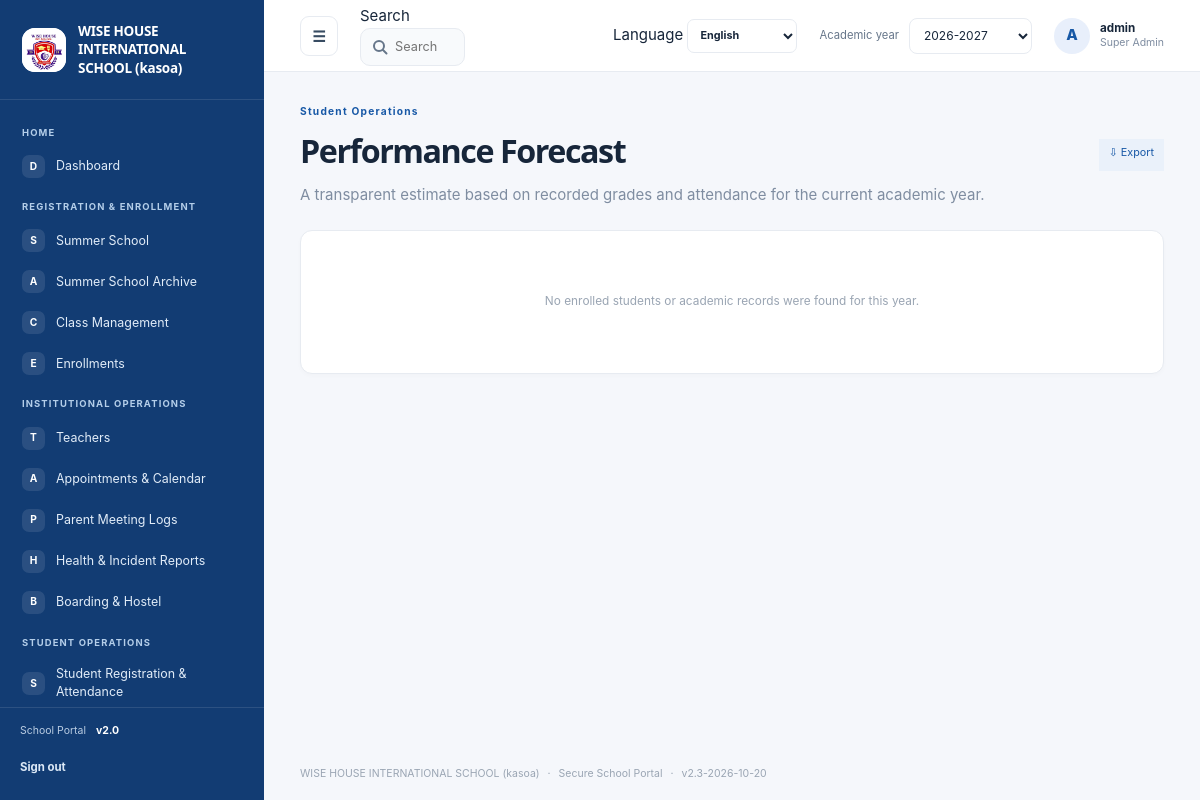
/predica (signed in), run on the app's committed database.
### tables this page shows
CREATE TABLE settings (
    key TEXT PRIMARY KEY,
    value TEXT NOT NULL
);

CREATE TABLE navigation_items (
    id INTEGER PRIMARY KEY AUTOINCREMENT,
    category TEXT NOT NULL,
    title TEXT NOT NULL,
    icon TEXT NOT NULL DEFAULT 'circle',
    url_endpoint TEXT NOT NULL,
    route_arg TEXT NOT NULL DEFAULT '',
    is_active INTEGER NOT NULL DEFAULT 1 CHECK (is_active IN (0, 1)),
    display_order INTEGER NOT NULL DEFAULT 0
);

CREATE TABLE users (
    id INTEGER PRIMARY KEY AUTOINCREMENT,
    username TEXT NOT NULL UNIQUE,
    password_hash TEXT NOT NULL,
    role TEXT NOT NULL DEFAULT 'manager'
      CHECK (role IN (
        'super_admin', 'admin', 'manager', 'teacher', 'student', 'parent',
        'health_officer', 'boarding_master'
      )),
    email TEXT UNIQUE,
    teacher_id INTEGER REFERENCES teachers(id) ON DELETE CASCADE,
    student_id INTEGER REFERENCES students(id) ON DELETE CASCADE,
    is_active INTEGER NOT NULL DEFAULT 1 CHECK (is_active IN (0, 1))
);

### school_system/views.py (the view)
@bp.get("/predica")
@roles_required(*STAFF_ROLES)
def predica():
    _require_module("predica")
    return render_template(
        "predica.html", predictions=_build_predictions(get_db(), _current_user())
    )

### school_system/auth.py (called while the page is built)
@bp.before_app_request
def load_logged_in_user():
    user_id = session.get("user_id")
    if user_id is None:
        session.pop("username", None)
        session.pop("role", None)
        return
    user = get_db().execute(
        "SELECT id, username, role, is_active FROM users WHERE id = ?", (user_id,)
    ).fetchone()
    if user is None or not user["is_active"]:
        session.clear()
    else:
        session["username"] = user["username"]
        session["role"] = user["role"]

def login_required(view):
    @functools.wraps(view)
    def wrapped_view(**kwargs):
        if session.get("user_id") is None:
            return redirect(url_for("auth.login"))
        return view(**kwargs)
    return wrapped_view

def roles_required(*roles):
    def decorator(view):
        @functools.wraps(view)
        @login_required
        def wrapped_view(**kwargs):
            if session.get("role") not in roles:
                abort(403)
            return view(**kwargs)
        return wrapped_view
    return decorator

### school_system/db.py (called while the page is built)
def get_db():
    if "db" not in g:
        g.db = sqlite3.connect(current_app.config["DATABASE"])
        g.db.row_factory = sqlite3.Row
        g.db.execute("PRAGMA foreign_keys = ON")
    return g.db

### school_system/views.py (called while the page is built, shortened)
@bp.app_template_filter("translate")
def translate(text, language="en"):
    if language == "en" or not isinstance(text, str):
        return text

def _module_states(db=None):
    db = db or get_db()
    settings = {
        row["key"]: row["value"]
        for row in db.execute(
            "SELECT key,value FROM settings WHERE key LIKE 'module_%'"
        ).fetchall()
    }
    return {
        name: settings.get("module_" + name, "1" if enabled else "0") == "1"
        for name, enabled in MODULE_DEFAULTS.items()
    }

def _require_module(name):
    if not _module_states().get(name, False):
        abort(404)

def _current_user():
    return get_db().execute(
        "SELECT u.*, t.name AS teacher_name, t.profile_picture AS teacher_picture, "
        "s.name AS student_name, s.profile_picture AS student_picture "
        "FROM users u LEFT JOIN teachers t ON t.id=u.teacher_id "
        "LEFT JOIN students s ON s.id=u.student_id WHERE u.id = ?",
        (session["user_id"],),
    ).fetchone()

### school_system/templates/predica.html (shortened to what this page needs)
{% extends "base.html" %}
{% from "_export_menu.html" import export_menu with context %}
{% block content %}
  <section class="page-title-row">
    <div>
      <span class="eyebrow">{{ 'Student Operations'|translate(language) }}</span>
      <h1>{{ 'Performance Forecast'|translate(language) }}</h1>
      <p class="muted">{{ 'A transparent estimate based on recorded grades and attendance for the current academic year.'|translate(language) }}</p>
    </div>
      {{ export_menu(url_for('views.export_predica')) }}
  </section>
  <section class="portal-card">
    {% if predictions %}
      <div class="table-scroll">
        <table>
          <thead>
            <tr>
              <th>{{ 'Student'|translate(language) }}</th>
              <th>{{ 'Class / grade'|translate(language) }}</th>
              <th>{{ 'Subject / class'|translate(language) }}</th>
              <th>{{ 'Recorded grade average'|translate(language) }}</th>
              <th>{{ 'Attendance rate'|translate(language) }}</th>
              <th>{{ 'Estimated score'|translate(language) }}</th>
              <th>{{ 'Risk level'|translate(language) }}</th>
            </tr>
          </thead>
          <tbody>
            {% for row in predictions %}
              <tr>
                <td>{{ row.name }}</td>
                <td>{{ row.grade_level }}</td>
                <td>{{ row.course_name }}</td>
                <td>{{ '%.1f'|format(row.average_score) if row.average_score is not none else '—' }}</td>
                <td>{{ '%.1f%%'|format(row.attendance_rate) if row.attendance_rate is not none else '—' }}</td>
                <td>{{ '%.1f%%'|format(row.predicted_score) if row.predicted_score is not none else '—' }}</td>
                <td>{{ row.risk_level|translate(language) }}</td>
              </tr>
            {% endfor %}
          </tbody>
        </table>
      </div>
      <p class="muted">{{ 'This is an indicative calculation, not a guarantee of future results.'|translate(language) }}</p>
    {% else %}
      <div class="card-empty"><p>{{ 'No enrolled students or academic records were found for this year.'|translate(language) }}</p></div>
    {% endif %}
  </section>
{% endblock %}

### school_system/templates/base.html (shortened to what this page needs)
<!doctype html>
<html lang="{{ language or 'en' }}" dir="{{ 'rtl' if language in ('ar',) else 'ltr' }}">
  <head>
    <link rel="stylesheet" href="{{ url_for('static', filename='style.css') }}">
    <link rel="stylesheet" href="{{ url_for('static', filename='portal.css') }}">
  </head>
  <body class="{% block body_class %}portal-body{% endblock %}">
    {% if session.get('user_id') and not public_page|default(false) %}
      <div class="portal-shell" id="portal-shell">
        <aside class="sidebar" id="sidebar" style="background-color: {{ site_settings.sidebar_color }};">
          <a class="school-brand" href="{{ url_for('views.dashboard') }}">
            <span class="school-logo">
              {% if brand_settings.get('logo_filename') %}
                <img src="{{ url_for('views.uploaded_logo', filename=brand_settings.get('logo_filename')) }}" alt="{{ school_name }} logo">
              {% else %}<span class="logo-mark">W</span>{% endif %}
            </span>
            <span class="school-name">{{ school_name }}</span>
          </a>
          <div class="sidebar-scroll" data-scroll-keep="sidebar" data-scroll-global>
            {% set nav_state = namespace(category=None) %}
            {% for item in nav_items %}
              {% if item.category != nav_state.category %}
                {% if not loop.first %}</section>{% endif %}
                <section class="nav-group"><p class="nav-heading">{{ item.category }}</p>
                {% set nav_state.category = item.category %}
              {% endif %}
              <a class="nav-link {% if request.endpoint == item.url_endpoint and (not item.get('resource') or request.view_args.get('resource') == item.get('resource')) %}active{% endif %}"
                href="{{ url_for(item.url_endpoint, resource=item.resource) if item.get('resource') else url_for(item.url_endpoint, module=item.module) if item.get('module') else url_for(item.url_endpoint) }}">
                <span class="nav-icon" aria-hidden="true">{{ item.icon[:1]|upper }}</span><span>{{ item.title }}</span>
              </a>
            {% endfor %}
            {% if nav_items %}</section>{% endif %}
          </div>
          <div class="sidebar-footer">
            <span class="sidebar-version">School Portal <b>v2.0</b></span>
            <form action="{{ url_for('auth.logout') }}" method="post">
              <button class="sidebar-logout" type="submit">{{ 'Sign out'|translate(language) }}</button>
            </form>
          </div>
        </aside>
        <div class="portal-main">
          <header class="topbar">
            <button class="icon-button menu-toggle" id="menu-toggle" type="button" aria-label="Toggle navigation" aria-expanded="true">☰</button>
            {% include "_global_search.html" %}
            <form class="language-select" method="post" action="{{ url_for('views.change_language') }}">
              <label for="portal-language" class="sr-only">Language</label>
              <select id="portal-language" name="language" aria-label="Language" onchange="this.form.submit()">
                {% for code, label in languages.items() %}
                  <option value="{{ code }}" {% if language == code %}selected{% endif %}>{{ label }}</option>
                {% endfor %}
              </select>
            </form>
            <form class="year-select" method="get" action="{{ url_for('views.dashboard') }}">
              <label for="academic-year">{{ 'Academic year'|translate(language) }}</label>
              <select id="academic-year" name="year" onchange="this.form.submit()">
                {% set year = request.args.get('year', academic_year) %}
                {% for option in academic_year_options %}
                  <option value="{{ option }}" {% if year == option %}selected{% endif %}>{{ option }}</option>
                {% endfor %}
              </select>
            </form>
            <a class="profile-chip" href="{{ url_for('views.profile') }}" aria-label="User profile">
              <span class="avatar">{{ session.get('username', 'U')[:1]|upper }}</span>
              <span class="profile-copy"><b>{{ session.get('username') }}</b><small>{{ role_label }}</small></span>
            </a>
          </header>
          <main class="page-content">
            {% block content %}{% endblock %}
          </main>
          <footer class="page-footer">{{ school_name }} <span>·</span> Secure School Portal <span>·</span> v{{ app_version }}</footer>
        </div>
      </div>
    {% else %}
      {% for category, message in get_flashed_messages(with_categories=true) %}
        <p class="flash {{ category }} login-flash" role="status">{{ message|translate(language) }}</p>
      {% endfor %}
      {% block public_content %}{% endblock %}
    {% endif %}
  </body>
</html>

### school_system/templates/_export_menu.html (shortened to what this page needs)
{% macro export_menu(url, label=None) %}
  <details class="export-menu">
    <summary class="button-small secondary-button">⇩ {{ (label or 'Export')|translate(language) }}</summary>
  </details>
{% endmacro %}

### school_system/templates/_global_search.html (shortened to what this page needs)
<div class="global-search" role="search">
  <label for="global-search-input" class="sr-only">{{ 'Search'|translate(language) }}</label>
  <input id="global-search-input" type="search" autocomplete="off" maxlength="60"
    placeholder="{{ 'Search students, teachers, pages…'|translate(language) }}" aria-controls="gs-panel" aria-expanded="false">
</div>

### school_system/static/style.css (style rules this page uses)
:root { color-scheme:light;--primary:#1758a6;--ink:#17263a;--muted:#7f8da1;--line:#e7ebf1;--canvas:#f5f7fb;font:15px/1.5 -apple-system,BlinkMacSystemFont,'Segoe UI',sans-serif;color:var(--ink);background:var(--canvas) }
* { box-sizing:border-box }
body { margin:0 }
a { color:inherit;text-decoration:none }
button,input,select,textarea { font:inherit }
button { cursor:pointer }
h1,h2,h3,p { margin-top:0 }
h1,h2,h3,.school-name,.metric-card strong { font-family:system-ui,-apple-system,BlinkMacSystemFont,'Segoe UI',sans-serif }
h1 { margin-bottom:8px;font-size:clamp(1.65rem,3vw,2.15rem);letter-spacing:-.045em }
.muted { margin-bottom:0;color:var(--muted) }
.eyebrow { display:block;margin-bottom:8px;color:var(--primary);font-size:.68rem;font-weight:700;letter-spacing:.12em }
.portal-shell { display:flex;min-height:100vh }
.sidebar { position:fixed;z-index:10;inset:0 auto 0 0;display:flex;width:264px;flex-direction:column;background:var(--sidebar-bg,#123c73);color:#fff;transition:width .22s ease,transform .22s ease }
.school-brand { display:flex;min-height:100px;align-items:center;gap:12px;padding:20px 22px;border-bottom:1px solid #ffffff1c }
.school-logo { display:grid;width:44px;height:44px;flex:0 0 44px;place-items:center;overflow:hidden;border-radius:13px;background:#fff }
.school-logo img { width:100%;height:100%;object-fit:contain }
.school-name { max-width:160px;font-size:.9rem;font-weight:800;line-height:1.35;letter-spacing:-.02em }
.sidebar-scroll { flex:1;overflow-y:auto;padding:12px 12px 18px }
.nav-group { margin-bottom:14px }
.nav-heading { margin:14px 10px 7px;color:#b4cee9;font-size:.63rem;font-weight:700;letter-spacing:.12em;text-transform:uppercase }
.nav-link { display:flex;min-height:39px;align-items:center;gap:11px;margin:2px 0;padding:8px 10px;border-radius:8px;color:#e1ecf8;font-size:.83rem;transition:background .15s,color .15s }
.nav-icon { display:grid;width:23px;height:23px;flex:0 0 23px;place-items:center;border-radius:7px;background:#ffffff1a;color:#fff;font-size:.68rem;font-weight:700 }
.sidebar-footer { padding:15px 20px;border-top:1px solid #ffffff1c;color:#b9cce2;font-size:.7rem }
.sidebar-version b { margin-left:7px;color:#fff }
.sidebar-logout { width:100%;min-height:34px;justify-content:flex-start;margin-top:12px;padding:6px 0;background:transparent;color:#dce9f7;font-size:.76rem }
.portal-main { display:flex;min-width:0;min-height:100vh;flex:1;flex-direction:column;margin-left:264px;transition:margin-left .22s ease }
.topbar { position:sticky;z-index:5;top:0;display:flex;height:72px;align-items:center;gap:22px;padding:0 clamp(20px,3vw,44px);border-bottom:1px solid var(--line);background:#fff }
.icon-button { display:grid;width:38px;height:38px;place-items:center;border:1px solid var(--line);border-radius:9px;background:#fff;color:#384c62;font-size:1rem }
.year-select { display:flex;align-items:center;gap:10px;color:#66768a;font-size:.75rem }
.year-select select { min-height:36px;padding:5px 26px 5px 10px;border:1px solid var(--line);border-radius:8px;background:#fff;color:var(--ink);font-size:.8rem }
.profile-chip { display:flex;align-items:center;gap:10px }
.avatar { display:grid;width:36px;height:36px;flex:0 0 36px;place-items:center;border-radius:50%;background:#e8effb;color:var(--primary);font-weight:800 }
.profile-copy { display:grid;font-size:.78rem;line-height:1.35 }
.profile-copy small { color:var(--muted);font-size:.7rem }
.page-content { width:min(1520px,100%);flex:1;margin:0 auto;padding:32px clamp(20px,3vw,44px) 40px }
.page-footer { padding:0 clamp(20px,3vw,44px) 18px;color:#9aa5b3;font-size:.7rem }
.page-footer span { padding:0 5px }
.welcome-row,.page-title-row { display:flex;align-items:flex-end;justify-content:space-between;gap:20px;margin-bottom:24px }
.portal-card { min-width:0;padding:21px;border:1px solid var(--line);border-radius:12px;background:#fff;box-shadow:0 2px 5px #23364b05 }
.card-empty { display:grid;min-height:100px;place-content:center;justify-items:center;color:#9aa5b3;text-align:center;font-size:.79rem }
.card-empty p { margin:0 }
.page-title-row { align-items:center }
button,.primary-button { display:inline-flex;min-height:40px;align-items:center;justify-content:center;gap:8px;padding:9px 15px;border:0;border-radius:8px;background:var(--primary);color:#fff;font-size:.79rem;font-weight:700 }
.button-small { min-height:30px;padding:6px 9px;font-size:.68rem }
.secondary-button { background:#edf2f8;color:#455a72 }

### data on the page
settings: value (picture)
settings: value "WISE HOUSE INTERNATIONAL SCHOOL (kasoa)"
navigation_items: category "HOME", icon "D", title "Dashboard"
navigation_items: category "REGISTRATION & ENROLLMENT", icon "S", title "Summer School"
navigation_items: icon "A", title "Summer School Archive"
navigation_items: icon "C", title "Class Management"
navigation_items: icon "E", title "Enrollments"
navigation_items: category "INSTITUTIONAL OPERATIONS", icon "T", title "Teachers"
navigation_items: icon "A", title "Appointments & Calendar"
navigation_items: icon "P", title "Parent Meeting Logs"
navigation_items: icon "H", title "Health & Incident Reports"
navigation_items: icon "B", title "Boarding & Hostel"
navigation_items: category "STUDENT OPERATIONS", icon "S", title "Student Registration & Attendance"
settings: value "Sign out", value "Search", value "Search students, teachers, pages…", language "English", value "Academic year", value "Student Operations", value "Performance Forecast", value "A transparent estimate based on recorded grades and attendance for the current academic year.", value "Export", value "No enrolled students or academic records were found for this year."
settings: year "2026-2027"
users: username "A", get "admin"

### other printed values
{{ role_label }} "Super Admin"
{{ app_version }} "2.3-2026-10-20"
